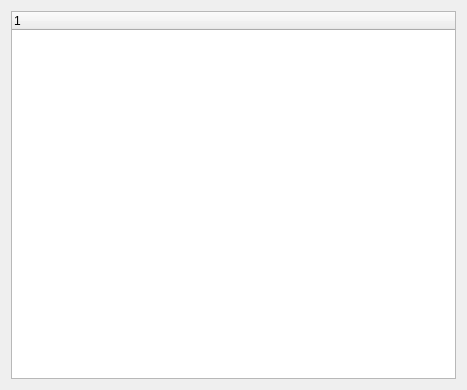
<?xml version="1.0" encoding="UTF-8"?>
<ui version="4.0">
 <class>Widget</class>
 <widget class="QWidget" name="Widget">
  <property name="geometry">
   <rect>
    <x>0</x>
    <y>0</y>
    <width>467</width>
    <height>390</height>
   </rect>
  </property>
  <property name="windowTitle">
   <string>Widget</string>
  </property>
  <layout class="QVBoxLayout" name="verticalLayout">
   <item>
    <widget class="QTreeWidget" name="treeWidget">
     <column>
      <property name="text">
       <string notr="true">1</string>
      </property>
     </column>
    </widget>
   </item>
  </layout>
 </widget>
 <resources/>
 <connections/>
</ui>
